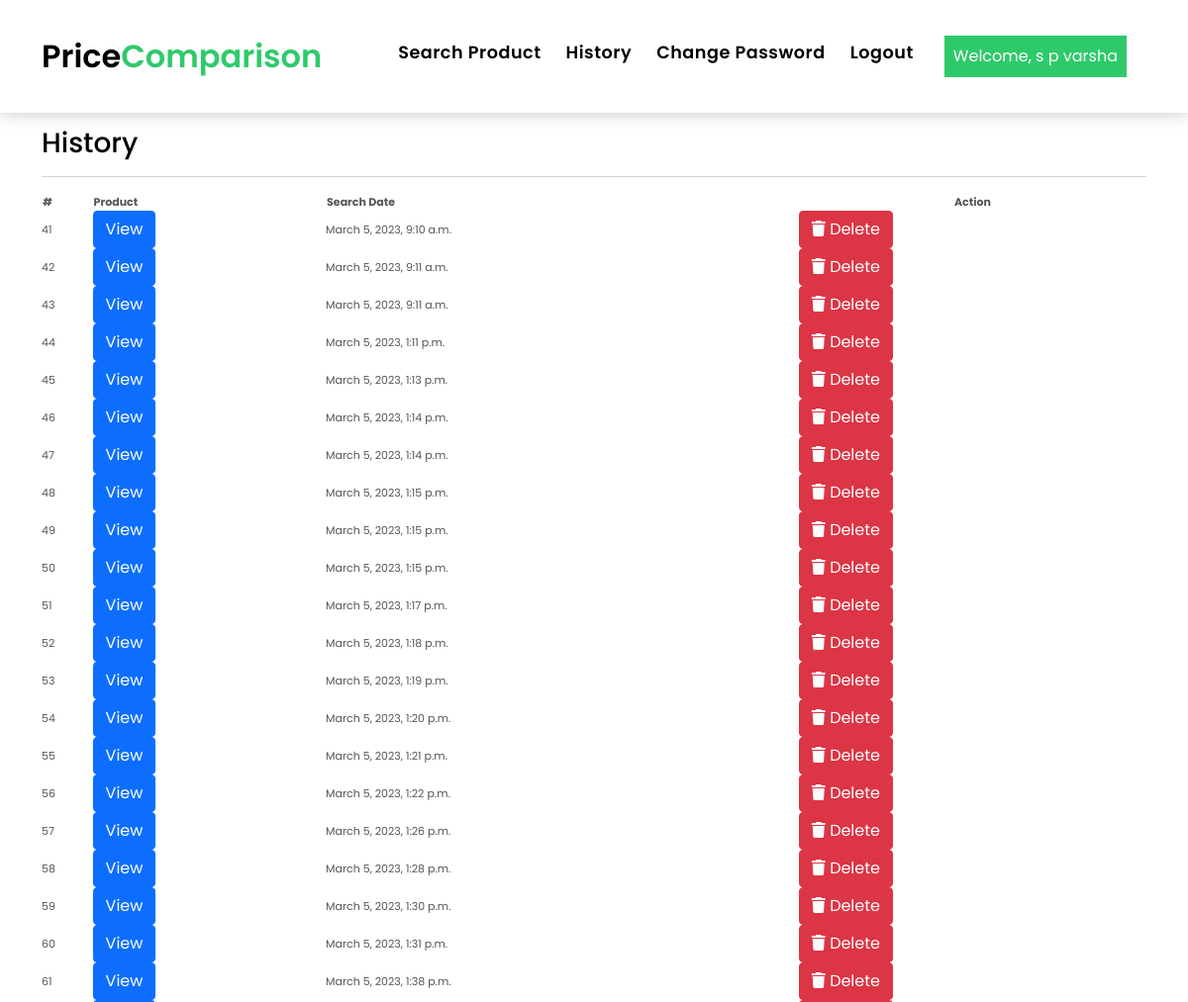
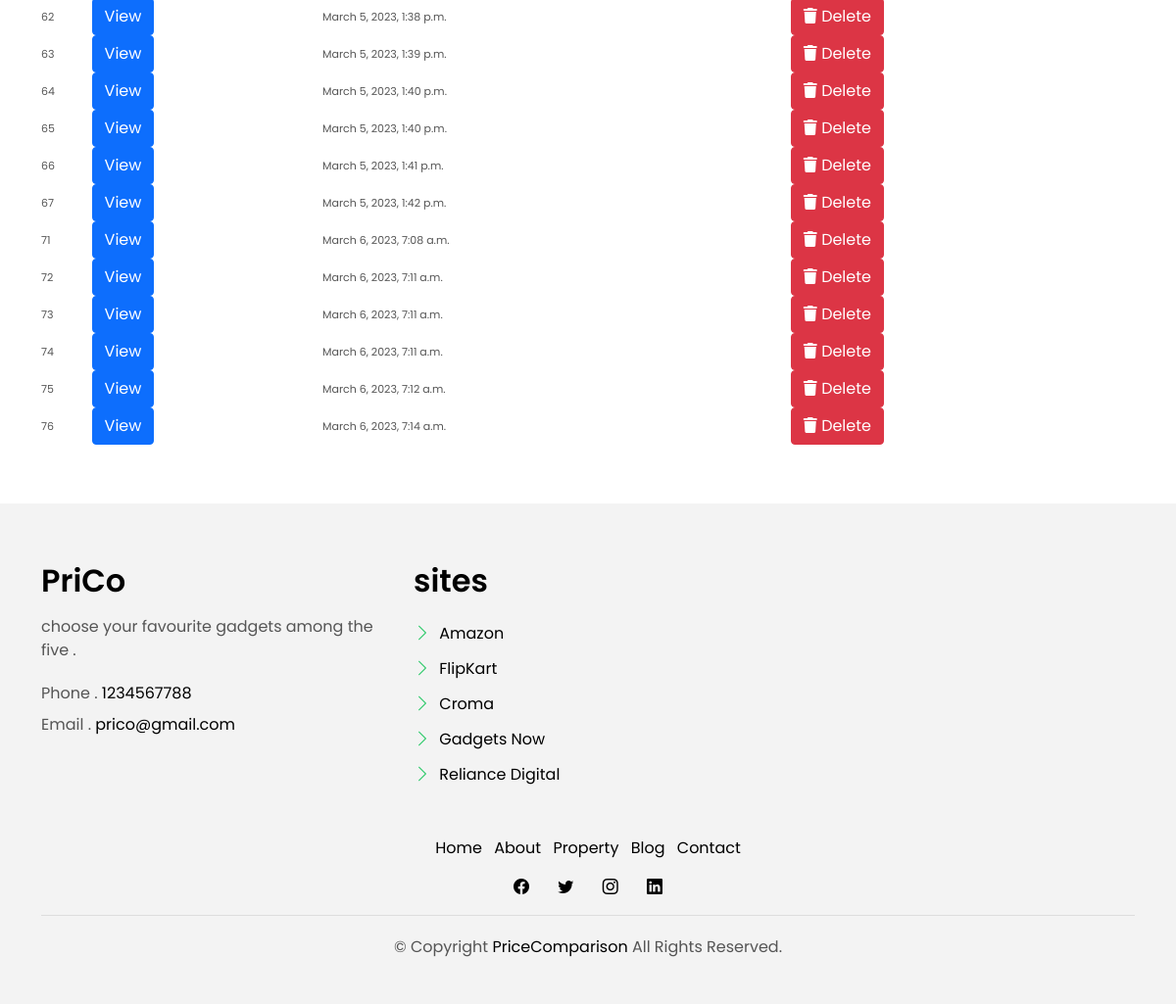
Screenshot of /my-history/ (signed in) with the database file from the repository (2 pictures, top to bottom).
### myapp/models.py (models this page shows, shortened)
class History(models.Model):
    user = models.ForeignKey(User, on_delete=models.CASCADE, null=True, blank=True)
    product = models.TextField(null=True, default={'object':[]}, blank=True)
    created = models.DateTimeField(auto_now_add=True)

### myapp/views.py (the view)
# urls.py: path('my-history/', my_history, name="my_history"),
def my_history(request):
    history = History.objects.filter(user=request.user)
    if request.user.is_staff:
        history = History.objects.filter()
    return render(request, "my_history.html", locals())

### myapp/templates/my_history.html (shortened to what this page needs)
{% include 'base.html' %}
{% load static %}
{% block body %}
<link rel="stylesheet" href="https://cdnjs.cloudflare.com/ajax/libs/font-awesome/6.2.0/css/all.min.css" />
<section class="section-services section-t8">
    <div class="container">
    <h3> History</h3><hr>
    <div class="table-responsive">
        <table class="display nowrap" style="width: 100%">
            <thead>
              <tr>
                <th>#</th>
                <th>Product</th>
                <th>Search Date</th>
                <th style="text-align: center">Action</th>
              </tr>
            </thead>
            <tbody>
              {% for i in history %}
              <tr>
                <td>{{i.id}}</td>
                <td>
                  <a href="/history-detail/{{i.id}}/" class="btn btn-primary">View</a>
                </td>
                <td>{{i.created}}</td>
                <td>
                  <a href="/delete-history/{{i.id}}/" title="Delete History" class="btn btn-danger" onclick="return confirm('Are your sure?')"><i class="fas fa-trash" aria-hidden="true"></i> Delete</a>
                </td>
              </tr>
              {% endfor %}
            </tbody>
          </table>
    </div>
  </div>
{% include 'footer.html' %}
{% include 'tablecdn.html' %}
{% endblock  %}

### myapp/templates/base.html (shortened to what this page needs)
<!DOCTYPE html>
{% load static %}
<html lang="en">
<head>
  <link href="{% static 'assets/vendor/animate.css/animate.min.css' %}" rel="stylesheet">
  <link href="{% static 'assets/vendor/bootstrap/css/bootstrap.min.css' %}" rel="stylesheet">
  <link href="{% static 'assets/vendor/bootstrap-icons/bootstrap-icons.css' %}" rel="stylesheet">
  <link href="{% static 'assets/vendor/swiper/swiper-bundle.min.css' %}" rel="stylesheet">
  <link href="{% static 'assets/css/style.css' %}" rel="stylesheet">
</head>
<body>
  <nav class="navbar navbar-default navbar-trans navbar-expand-lg fixed-top">
    <div class="container">
      <a class="navbar-brand text-brand" href="/">Price<span class="color-b">Comparison</span></a>
      <div class="navbar-collapse collapse justify-content-center" id="navbarDefault">
        <ul class="navbar-nav">
          <li class="nav-item">
          </li>
        {% if not request.user.is_authenticated %}
          <li class="nav-item">
            <a class="nav-link " href="/about/"></a>
          </li>
          <li class="nav-item">
            <a class="nav-link " href="/contact/"></a>
          </li>
        {% else %}
          <li class="nav-item">
            <a class="nav-link " href="/search-product/">Search Product</a>
          </li>
          <li class="nav-item">
            <a class="nav-link " href="/my-history/">History</a>
          </li>
          <li class="nav-item">
            <a class="nav-link " href="/change-password/">Change Password</a>
          </li>
          <li class="nav-item">
            <a class="nav-link " href="/logout-user/">Logout</a>
          </li>
        {% endif %}
        </ul>
      </div>
        {% if not request.user.is_authenticated %}
            <a href="/register/" style="margin-right:20px">
                <button type="button" class="btn btn-b-n p-2">
                    Signup
                </button>
            </a>
            <a href="/signin/" style="margin-right:20px">
                <button type="button" class="btn btn-b-n p-2">
                    Signin
                </button>
            </a>
            <a href="/admin-signin/" style="margin-right:20px">
              <button type="button" class="btn btn-b-n p-2">
                  Admin Signin
              </button>
            </a>
       {% else %}
            <a href="{% if request.user.is_staff %}#{% else %}/update-profile/{% endif %}" style="margin-right:20px">
                <button type="button" class="btn btn-b-n p-2">
                    Welcome, {% if request.user.first_name %}{{request.user.first_name}} {{request.user.last_name}}{% else %}{{request.user.username}}{% endif %}
                </button>
            </a>
        {% endif %}
    </div>
  </nav>
</body>
</html>

### myapp/templates/footer.html (shortened to what this page needs)
{% load static %}
  <section class="section-footer">
    <div class="container">
      <div class="row">
        <div class="col-sm-12 col-md-4">
          <div class="widget-a">
            <div class="w-header-a">
              <h3 class="w-title-a text-brand">PriCo</h3>
            </div>
            <div class="w-body-a">
              <p class="w-text-a color-text-a">
               choose your favourite gadgets among the five .
              </p>
            </div>
            <div class="w-footer-a">
              <ul class="list-unstyled">
                <li class="color-a">
                  <span class="color-text-a">Phone .</span> 1234567788
                </li>
                <li class="color-a">
                  <span class="color-text-a">Email .</span> prico@gmail.com
                </li>
              </ul>
            </div>
          </div>
        </div>
        <div class="col-sm-12 col-md-4 section-md-t3">
          <div class="widget-a">
            <div class="w-header-a">
              <h3 class="w-title-a text-brand">sites</h3>
            </div>
            <div class="w-body-a">
              <ul class="list-unstyled">
                <li class="item-list-a">
                  <i class="bi bi-chevron-right"></i> <a href="#">Amazon</a>
                </li>
                <li class="item-list-a">
                  <i class="bi bi-chevron-right"></i> <a href="#">FlipKart</a>
                </li>
                <li class="item-list-a">
                  <i class="bi bi-chevron-right"></i> <a href="#">Croma</a>
                </li>
                <li class="item-list-a">
                  <i class="bi bi-chevron-right"></i> <a href="#">Gadgets Now</a>
                </li>
                <li class="item-list-a">
                  <i class="bi bi-chevron-right"></i> <a href="#">Reliance Digital</a>
                </li>
              </ul>
            </div>
          </div>
        </div>
      </div>
    </div>
  </section>
  <footer>
    <div class="container">
      <div class="row">
        <div class="col-md-12">
          <nav class="nav-footer">
            <ul class="list-inline">
              <li class="list-inline-item">
                <a href="#">Home</a>
              </li>
              <li class="list-inline-item">
                <a href="#">About</a>
              </li>
              <li class="list-inline-item">
                <a href="#">Property</a>
              </li>
              <li class="list-inline-item">
                <a href="#">Blog</a>
              </li>
              <li class="list-inline-item">
                <a href="#">Contact</a>
              </li>
            </ul>
          </nav>
          <div class="socials-a">
            <ul class="list-inline">
              <li class="list-inline-item">
                <a href="#">
                  <i class="bi bi-facebook" aria-hidden="true"></i>
                </a>
              </li>
              <li class="list-inline-item">
                <a href="#">
                  <i class="bi bi-twitter" aria-hidden="true"></i>
                </a>
              </li>
              <li class="list-inline-item">
                <a href="#">
                  <i class="bi bi-instagram" aria-hidden="true"></i>
                </a>
              </li>
              <li class="list-inline-item">
                <a href="#">
                  <i class="bi bi-linkedin" aria-hidden="true"></i>
                </a>
              </li>
            </ul>
          </div>
          <div class="copyright-footer">
            <p class="copyright color-text-a">
              &copy; Copyright
              <span class="color-a">PriceComparison</span> All Rights Reserved.
            </p>
          </div>
        </div>
      </div>
    </div>
  </footer>

### myapp/templates/tablecdn.html (shortened to what this page needs)
<link href="https://cdn.datatables.net/1.12.1/css/jquery.dataTables.min.css" rel="stylesheet" type="text/css" />
<link href="https://cdn.datatables.net/buttons/2.2.3/css/buttons.dataTables.min.css" rel="stylesheet" type="text/css" />

### myapp/static/assets/css/style.css (style rules this page uses)
body { font-family: "Poppins", sans-serif; color: #555555; }
h1, h2, h3, h4, h5, h6 { color: #000000; }
a { color: #000000; text-decoration: none; transition: all 0.5s ease; }
.text-brand { color: #000000; font-size: 2rem; font-weight: 600; }
.color-a { text-decoration: none; color: #000000; }
.color-b { color: #2eca6a; }
.color-text-a { text-decoration: none; color: #555555; }
.section-t8 { padding-top: 8rem; }
.socials-a { text-decoration: none; }
.socials-a .list-inline-item:not(:last-child) { margin-right: 25px; }
.btn { transition: 0.5s ease; }
.btn.btn-b-n { background-color: #2eca6a; color: #ffffff; border-radius: 0; }
.navbar-default { transition: all 0.5s ease-in-out; background-color: #ffffff; padding-top: 28px; padding-bottom: 28px; -webkit-backface-visibility: hidden; backface-visibility: hidden; box-shadow: 1px 2px 15px rgba(100, 100, 100, 0.3); }
.navbar-default.navbar-trans, .navbar-default.navbar-reduce { -webkit-backface-visibility: hidden; backface-visibility: hidden; }
.navbar-default.navbar-trans .nav-item, .navbar-default.navbar-reduce .nav-item { position: relative; padding-right: 10px; padding-bottom: 8px; margin-left: 0; }
@media (min-width: 768px) { .navbar-default.navbar-trans .nav-item, .navbar-default.navbar-reduce .nav-item { margin-left: 15px; } }
.navbar-default.navbar-trans .nav-link, .navbar-default.navbar-reduce .nav-link { font-size: 1.1rem; color: #000000; font-weight: 600; letter-spacing: 0.03em; transition: all 0.1s ease-in-out; position: relative; padding-left: 0; padding-right: 0; }
.navbar-default.navbar-trans .nav-link:before, .navbar-default.navbar-reduce .nav-link:before { content: ""; position: absolute; bottom: 5px; left: 0; width: 100%; height: 2px; z-index: 0; background-color: #2eca6a; transform: scaleX(0); transform-origin: right; transition: transform 0.2s ease-out, opacity 0.2s ease-out 0.3s; }
.navbar-default.navbar-trans .nav-link:before { background-color: #2eca6a; }
.section-footer { padding-top: 60px; margin-top: 60px; background: #f3f3f3; }
.section-footer ul { line-height: 2; }
.section-footer .item-list-a i { font-size: 18px; padding-right: 4px; color: #2eca6a; }
.section-footer .widget-a .w-title-a { margin-bottom: 1rem; }
footer { background: #f3f3f3; text-align: center; padding: 30px 0; }
footer .copyright-footer { border-top: 1px solid #ddd; padding-top: 20px; }

### myapp/templates/my_history.html (style rules this page uses)
.table-responsive { font-size:11px; }
td { padding:0px; }

### rows the page displays
History: id "41", created "March 5, 2023, 9:10 a.m."
History: id "42", created "March 5, 2023, 9:11 a.m."
History: id "43", created "March 5, 2023, 9:11 a.m."
History: id "44", created "March 5, 2023, 1:11 p.m."
History: id "45", created "March 5, 2023, 1:13 p.m."
History: id "46", created "March 5, 2023, 1:14 p.m."
History: id "47", created "March 5, 2023, 1:14 p.m."
History: id "48", created "March 5, 2023, 1:15 p.m."
History: id "49", created "March 5, 2023, 1:15 p.m."
History: id "50", created "March 5, 2023, 1:15 p.m."
History: id "51", created "March 5, 2023, 1:17 p.m."
History: id "52", created "March 5, 2023, 1:18 p.m."
History: id "53", created "March 5, 2023, 1:19 p.m."
History: id "54", created "March 5, 2023, 1:20 p.m."
History: id "55", created "March 5, 2023, 1:21 p.m."
History: id "56", created "March 5, 2023, 1:22 p.m."
History: id "57", created "March 5, 2023, 1:26 p.m."
History: id "58", created "March 5, 2023, 1:28 p.m."
History: id "59", created "March 5, 2023, 1:30 p.m."
History: id "60", created "March 5, 2023, 1:31 p.m."
History: id "61", created "March 5, 2023, 1:38 p.m."
History: id "62", created "March 5, 2023, 1:38 p.m."
History: id "63", created "March 5, 2023, 1:39 p.m."
History: id "64", created "March 5, 2023, 1:40 p.m."
History: id "65", created "March 5, 2023, 1:40 p.m."
History: id "66", created "March 5, 2023, 1:41 p.m."
History: id "67", created "March 5, 2023, 1:42 p.m."
History: id "71", created "March 6, 2023, 7:08 a.m."
History: id "72", created "March 6, 2023, 7:11 a.m."
History: id "73", created "March 6, 2023, 7:11 a.m."
History: id "74", created "March 6, 2023, 7:11 a.m."
History: id "75", created "March 6, 2023, 7:12 a.m."
History: id "76", created "March 6, 2023, 7:14 a.m."

### other values shown
{{ request.user.first_name }} "s p"
{{ request.user.last_name }} "varsha"
